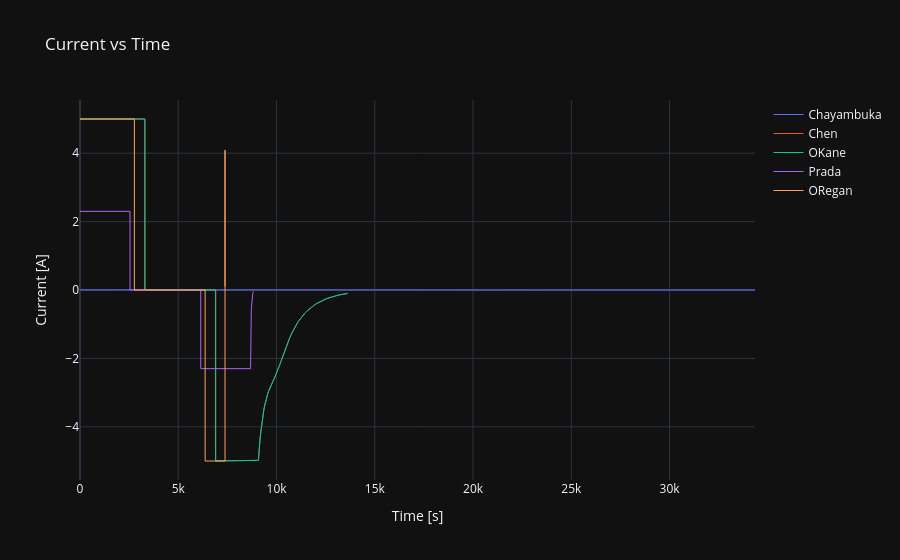

Notebook cell for this chart:
### Markdown cell above
### 2. Current vs Time

### Code cell
fig2 = go.Figure()
for (name, df), color in zip(dataframes.items(), colors):
    fig2.add_trace(go.Scatter(
        x=df["Time [s]"], y=df["Current [A]"],
        mode="lines", name=name, line=dict(color=color, width=1)
    ))
fig2.update_layout(
    title="Current vs Time",
    xaxis_title="Time [s]", yaxis_title="Current [A]",
    template="plotly_dark", hovermode="x unified"
)
fig2.show()

### Figure 1 — Plotly figure (JSON) as saved in the notebook; plotly's stock layout.template omitted (floating-point values rounded to 4 significant figures; data arrays with more than 128 entries replaced by an {"elided": "..."} marker saying what was removed)
{"data": [{"line": {"color": "#636EFA", "width": 1}, "mode": "lines", "name": "Chayambuka", "type": "scatter", "x": {"elided": "1031 float values"}, "y": {"elided": "1031 float values"}}, {"line": {"color": "#EF553B", "width": 1}, "mode": "lines", "name": "Chen", "type": "scatter", "x": {"elided": "478 float values"}, "y": {"elided": "478 float values"}}, {"line": {"color": "#00CC96", "width": 1}, "mode": "lines", "name": "OKane", "type": "scatter", "x": {"elided": "478 float values"}, "y": {"elided": "478 float values"}}, {"line": {"color": "#AB63FA", "width": 1}, "mode": "lines", "name": "Prada", "type": "scatter", "x": {"elided": "514 float values"}, "y": {"elided": "514 float values"}}, {"line": {"color": "#FFA15A", "width": 1}, "mode": "lines", "name": "ORegan", "type": "scatter", "x": {"elided": "2754 float values"}, "y": {"elided": "2754 float values"}}], "layout": {"hovermode": "x unified", "title": {"text": "Current vs Time"}, "xaxis": {"title": {"text": "Time [s]"}}, "yaxis": {"title": {"text": "Current [A]"}}}}
